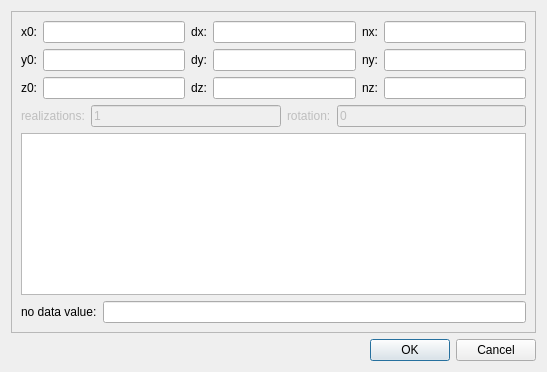
<?xml version="1.0" encoding="UTF-8"?>
<ui version="4.0">
 <class>CartesianGridDialog</class>
 <widget class="QDialog" name="CartesianGridDialog">
  <property name="geometry">
   <rect>
    <x>0</x>
    <y>0</y>
    <width>547</width>
    <height>372</height>
   </rect>
  </property>
  <property name="windowTitle">
   <string>Cartesian Grid metadata</string>
  </property>
  <layout class="QVBoxLayout" name="verticalLayout">
   <item>
    <widget class="QFrame" name="frame">
     <property name="frameShape">
      <enum>QFrame::StyledPanel</enum>
     </property>
     <property name="frameShadow">
      <enum>QFrame::Raised</enum>
     </property>
     <layout class="QVBoxLayout" name="verticalLayout_5">
      <item>
       <layout class="QHBoxLayout" name="horizontalLayout_10">
        <item>
         <layout class="QVBoxLayout" name="verticalLayout_2">
          <item>
           <layout class="QHBoxLayout" name="horizontalLayout">
            <item>
             <widget class="QLabel" name="label">
              <property name="text">
               <string>x0:</string>
              </property>
             </widget>
            </item>
            <item>
             <widget class="QLineEdit" name="txtX0"/>
            </item>
           </layout>
          </item>
          <item>
           <layout class="QHBoxLayout" name="horizontalLayout_2">
            <item>
             <widget class="QLabel" name="label_2">
              <property name="text">
               <string>y0:</string>
              </property>
             </widget>
            </item>
            <item>
             <widget class="QLineEdit" name="txtY0"/>
            </item>
           </layout>
          </item>
          <item>
           <layout class="QHBoxLayout" name="horizontalLayout_3">
            <item>
             <widget class="QLabel" name="label_3">
              <property name="text">
               <string>z0:</string>
              </property>
             </widget>
            </item>
            <item>
             <widget class="QLineEdit" name="txtZ0"/>
            </item>
           </layout>
          </item>
         </layout>
        </item>
        <item>
         <layout class="QVBoxLayout" name="verticalLayout_3">
          <item>
           <layout class="QHBoxLayout" name="horizontalLayout_4">
            <item>
             <widget class="QLabel" name="label_4">
              <property name="text">
               <string>dx:</string>
              </property>
             </widget>
            </item>
            <item>
             <widget class="QLineEdit" name="txtDX"/>
            </item>
           </layout>
          </item>
          <item>
           <layout class="QHBoxLayout" name="horizontalLayout_5">
            <item>
             <widget class="QLabel" name="label_5">
              <property name="text">
               <string>dy:</string>
              </property>
             </widget>
            </item>
            <item>
             <widget class="QLineEdit" name="txtDY"/>
            </item>
           </layout>
          </item>
          <item>
           <layout class="QHBoxLayout" name="horizontalLayout_6">
            <item>
             <widget class="QLabel" name="label_6">
              <property name="text">
               <string>dz:</string>
              </property>
             </widget>
            </item>
            <item>
             <widget class="QLineEdit" name="txtDZ"/>
            </item>
           </layout>
          </item>
         </layout>
        </item>
        <item>
         <layout class="QVBoxLayout" name="verticalLayout_4">
          <item>
           <layout class="QHBoxLayout" name="horizontalLayout_7">
            <item>
             <widget class="QLabel" name="label_7">
              <property name="text">
               <string>nx:</string>
              </property>
             </widget>
            </item>
            <item>
             <widget class="QLineEdit" name="txtNX"/>
            </item>
           </layout>
          </item>
          <item>
           <layout class="QHBoxLayout" name="horizontalLayout_8">
            <item>
             <widget class="QLabel" name="label_8">
              <property name="text">
               <string>ny:</string>
              </property>
             </widget>
            </item>
            <item>
             <widget class="QLineEdit" name="txtNY"/>
            </item>
           </layout>
          </item>
          <item>
           <layout class="QHBoxLayout" name="horizontalLayout_9">
            <item>
             <widget class="QLabel" name="label_9">
              <property name="text">
               <string>nz:</string>
              </property>
             </widget>
            </item>
            <item>
             <widget class="QLineEdit" name="txtNZ"/>
            </item>
           </layout>
          </item>
         </layout>
        </item>
       </layout>
      </item>
      <item>
       <layout class="QHBoxLayout" name="horizontalLayout_11">
        <item>
         <widget class="QLabel" name="label_12">
          <property name="enabled">
           <bool>false</bool>
          </property>
          <property name="text">
           <string>realizations:</string>
          </property>
         </widget>
        </item>
        <item>
         <widget class="QLineEdit" name="txtRealizationCount">
          <property name="enabled">
           <bool>false</bool>
          </property>
          <property name="text">
           <string>1</string>
          </property>
         </widget>
        </item>
        <item>
         <widget class="QLabel" name="label_10">
          <property name="enabled">
           <bool>false</bool>
          </property>
          <property name="text">
           <string>rotation:</string>
          </property>
         </widget>
        </item>
        <item>
         <widget class="QLineEdit" name="txtRotation">
          <property name="enabled">
           <bool>false</bool>
          </property>
          <property name="text">
           <string>0</string>
          </property>
         </widget>
        </item>
       </layout>
      </item>
      <item>
       <widget class="QPlainTextEdit" name="txtFileSample">
        <property name="font">
         <font>
          <family>Courier New</family>
         </font>
        </property>
        <property name="lineWrapMode">
         <enum>QPlainTextEdit::NoWrap</enum>
        </property>
        <property name="readOnly">
         <bool>true</bool>
        </property>
       </widget>
      </item>
      <item>
       <layout class="QHBoxLayout" name="horizontalLayout_12">
        <item>
         <widget class="QLabel" name="label_11">
          <property name="text">
           <string>no data value:</string>
          </property>
         </widget>
        </item>
        <item>
         <widget class="QLineEdit" name="txtNDV"/>
        </item>
       </layout>
      </item>
     </layout>
    </widget>
   </item>
   <item>
    <widget class="QDialogButtonBox" name="buttonBox">
     <property name="orientation">
      <enum>Qt::Horizontal</enum>
     </property>
     <property name="standardButtons">
      <set>QDialogButtonBox::Cancel|QDialogButtonBox::Ok</set>
     </property>
    </widget>
   </item>
  </layout>
 </widget>
 <resources/>
 <connections>
  <connection>
   <sender>buttonBox</sender>
   <signal>accepted()</signal>
   <receiver>CartesianGridDialog</receiver>
   <slot>accept()</slot>
   <hints>
    <hint type="sourcelabel">
     <x>248</x>
     <y>254</y>
    </hint>
    <hint type="destinationlabel">
     <x>157</x>
     <y>274</y>
    </hint>
   </hints>
  </connection>
  <connection>
   <sender>buttonBox</sender>
   <signal>rejected()</signal>
   <receiver>CartesianGridDialog</receiver>
   <slot>reject()</slot>
   <hints>
    <hint type="sourcelabel">
     <x>316</x>
     <y>260</y>
    </hint>
    <hint type="destinationlabel">
     <x>286</x>
     <y>274</y>
    </hint>
   </hints>
  </connection>
 </connections>
</ui>
